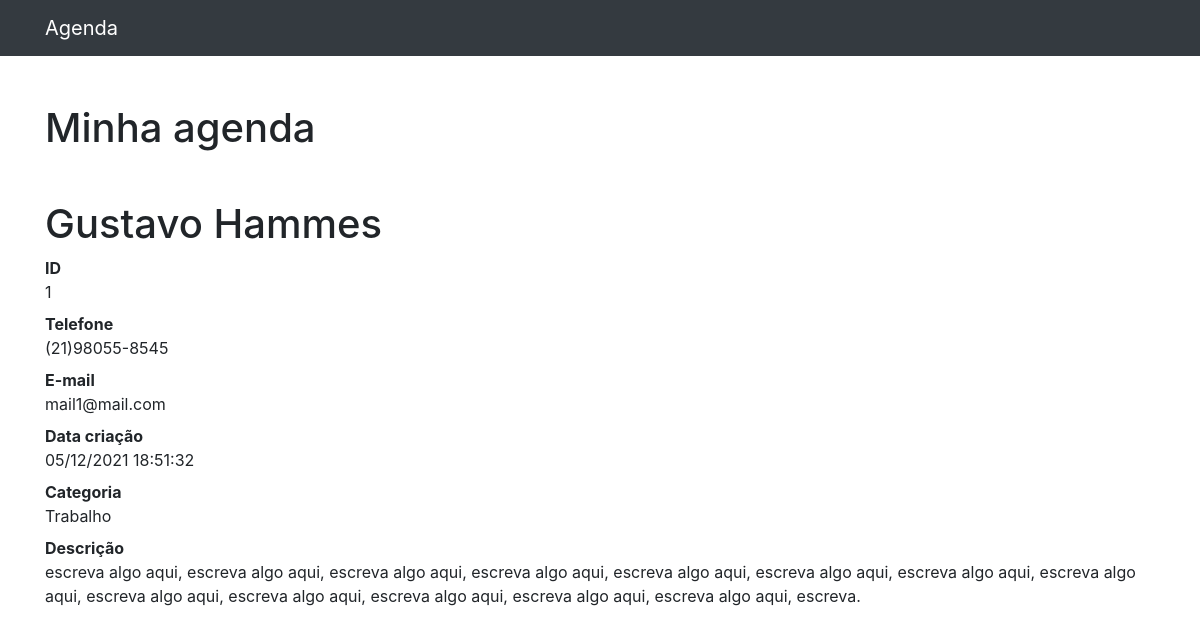
The page /1 on the database its author committed.
### contato/models.py (models this page shows, shortened)
class ContatoDj(models.Model):
    nome = models.CharField(max_length=255)
    sobreNome = models.CharField(max_length=255, blank=True)
    telefone = models.CharField(max_length=255)
    email = models.CharField(max_length=255, blank=True)
    data_criacao = models.DateTimeField(default=timezone.now)
    descricao = models.CharField(max_length=255, blank=True)
    categoria = models.ForeignKey(Categoria, on_delete=models.DO_NOTHING)

class Categoria(models.Model):
    nome = models.CharField(max_length=255)
    def __str__(self):
        return self.nome

### contato/views.py (the view)
# urls.py: path('<int:contato_id>', views.exibeContato, name='exibeContato'),
def exibeContato(request, contato_id):
    recebeDbContato = ContatoDj.objects.get(id=contato_id)
    return render(request, 'contato/exibeContato.html', {
        'HtmlContato' : recebeDbContato
    })

### contato/templates/contato/exibeContato.html
{%extends 'djHtmlBase.html'%} {%block conteudo%}
<h1 class="mt-5">{{HtmlContato.nome}} {{HtmlContato.sobreNome}}</h1>
<dl>
  <dt>ID</dt>
  <dd>{{HtmlContato.id}}</dd>
  <dt>Telefone</dt>
  <dd>{{HtmlContato.telefone}}</dd>
  <dt>E-mail</dt>
  <dd>{{HtmlContato.email}}</dd>
  <dt>Data criação</dt>
  <dd>{{HtmlContato.data_criacao|date:'d/m/Y H:i:s'}}</dd>
  <dt>Categoria</dt>
  <dd>{{HtmlContato.categoria}}</dd>
  <dt>Descrição</dt>
  <dd>{{HtmlContato.descricao}}</dd>
</dl>
{%endblock%}

### rows shown on the page
ContatoDj: nome "Gustavo", sobreNome "Hammes", id "1", telefone "(21)98055-8545", email "mail1@mail.com", data_criacao "05/12/2021 18:51:32", categoria "Trabalho", descricao "escreva algo aqui, escreva algo aqui, escreva algo aqui, escreva algo aqui, escreva algo aqui, escreva algo aqui, escreva algo aqui, escreva algo aqui, escreva algo aqui, escreva algo aqui, escreva algo aqui, escreva algo aqui, escreva algo aqui, escreva."
